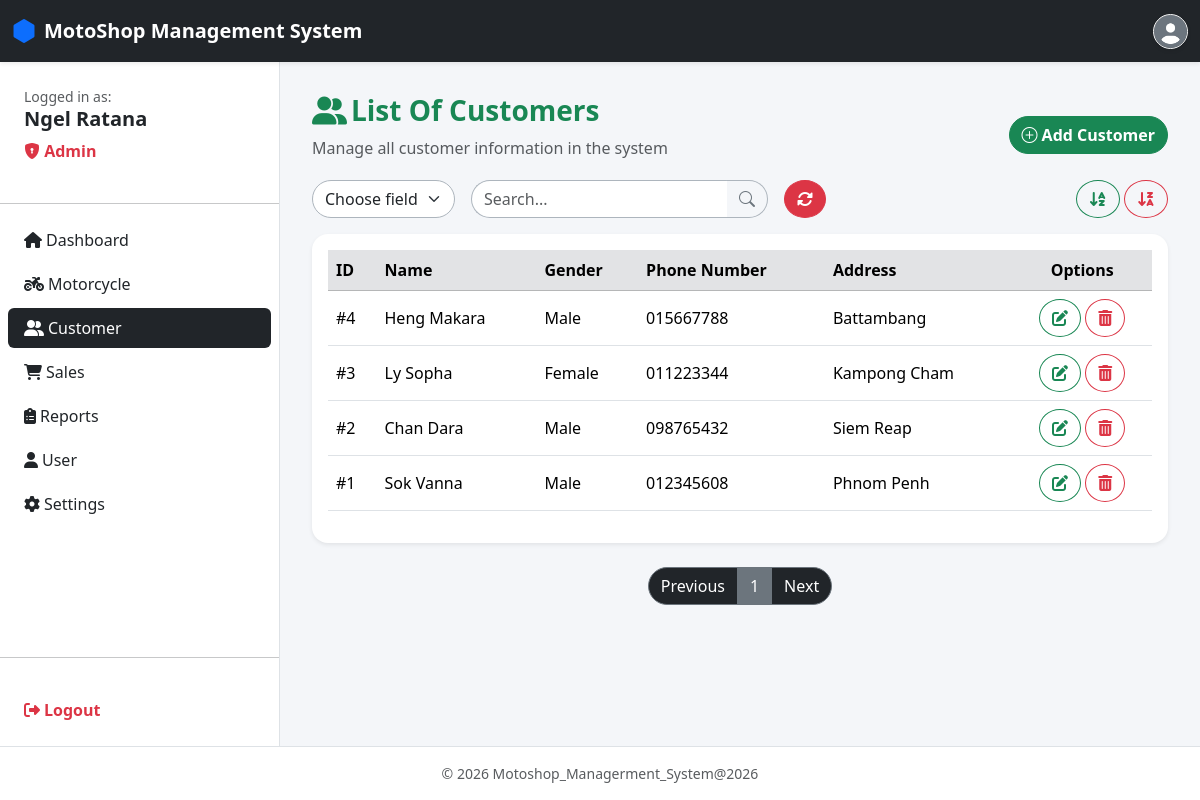
The page /customer.php (signed in) on the database its author committed.
### tables this page shows
CREATE TABLE tblCustomers (
    cusid INT PRIMARY KEY AUTO_INCREMENT,
    cusname VARCHAR(100) NOT NULL,
    gender VARCHAR(10),
    phone VARCHAR(20) UNIQUE,
    address VARCHAR(100)
);

### customers/list.php (the view, shortened to what this page needs)
<div class="d-flex justify-content-between align-items-center mb-1">
    <div>
        <h3 class="fw-bold text-success"><i class="fa-solid fa-user-group me-1"></i>List Of Customers</h3>
        <p class="text-muted">Manage all customer information in the system</p>
    </div>
    <div>
        <a href="customers/add.php" class="btn btn-success rounded-pill fw-bold">
            <i class="bi bi-plus-circle me-1"></i>Add Customer
        </a>
    </div>
</div>
<?php
$search = isset($_POST["txtsearch"]) ? $_POST["txtsearch"] : "";
?>
<fieldset>
    <form method="post" class="d-flex justify-content-between mb-3">
        <div class="text-start row g-3 align-items-center">
            <div class="col-auto">
                <select name="txtfield" class="form-select shadow-none border-dark-subtle rounded-pill">
                    <option value="">Choose field</option>
                </select>
            </div>
            <div class="col-auto d-flex justify-content-between align-items-center">
                <input type="text" name="txtsearch"
                    value="<?php echo ($search) ?>"
                    class="form-control shadow-none border-dark-subtle rounded-start-pill border-end-0" placeholder="Search...">
                <button type="submit" name="btnsearch" class="btn text-secondary shadow-none border-dark-subtle rounded-end-pill border-start-0">
                    <i class="bi-search"></i>
                </button>
            </div>
            <div class="col-auto">
                <button type="submit" name="btnreset" class="btn btn-danger rounded-circle">
                    <i class="fa-solid fa-rotate"></i>
                </button>
            </div>
        </div>
        <div class="text-end">
            <button type="submit" name="btnasc" class="btn btn-outline-success rounded-circle">
                <i class="fa-solid fa-arrow-down-a-z"></i>
            </button>
            <button type="submit" name="btndesc" class="btn btn-outline-danger rounded-circle">
                <i class="fa-solid fa-arrow-down-z-a"></i>
            </button>
        </div>
    </form>
</fieldset>
<div class="table-responsive bg-white rounded-4 shadow-sm p-3">
    <table id="Table" class="table table-hover align-middle">
    <thead>
        <tr class="table-secondary">
            <th>ID</th>
            <th>Name</th>
            <th>Gender</th>
            <th>Phone Number</th>
            <th>Address</th>
            <th class="text-center">Options</th>
        </tr>
    </thead>
   <tbody>
    <?php
    require("db.php");
    $limit = 10;
    $page = isset($_GET['page']) ? (int)$_GET['page'] : 1;
    $start = ($page - 1) * $limit;
    $where = "";
    $order = " ORDER BY cusid DESC";
    $final_sql = "SELECT * FROM tblCustomers $where $order LIMIT $start, $limit";
    $result = $conn->query($final_sql);
    if ($result && $result->num_rows > 0) {
        while ($row = $result->fetch_assoc()) {
            echo "<tr>";
            echo "<td>#" . $row["cusid"] . "</td>";
            echo "<td class='fw-medium'>" . $row["cusname"] . "</td>";
            echo "<td>" . $row["gender"] . "</td>";
            echo "<td>" . $row["phone"] . "</td>";
            echo "<td>" . $row["address"] . "</td>";
            echo "<td class='text-center'>
                <a href='./customers/edit.php?cusid=" . $row["cusid"] . "' class='btn btn-outline-success rounded-circle'>
                <i class='fa-solid fa-pen-to-square'></i>
                </a>
                <a href='./customers/delete.php?cusid=" . $row["cusid"] . "' class='btn btn-outline-danger rounded-circle' onclick='return confirm(\"Are you sure?\");'>
                <i class='fa-solid fa-trash-can'></i>
                </a>
            </td>";
            echo "</tr>";
        }
    } else {
        echo "<tr><td colspan='6' class='py-4 text-danger'>No records found!</td></tr>";
    }
    ?>
</tbody>
</table>
</div>
<?php include 'layout/Pagination.php'; ?>

### assets/css/layout.css (style rules this page uses)
body { min-height: 100vh; display: flex; flex-direction: column; background-color: #f4f6f9; }

### rows shown on the page
tblcustomers: cusid "4", cusname "Heng Makara", gender "Male", phone "015667788", address "Battambang"
tblcustomers: cusid "3", cusname "Ly Sopha", gender "Female", phone "011223344", address "Kampong Cham"
tblcustomers: cusid "2", cusname "Chan Dara", gender "Male", phone "098765432", address "Siem Reap"
tblcustomers: cusid "1", cusname "Sok Vanna", gender "Male", phone "012345608", address "Phnom Penh"

### other values the page prints
$_SESSION['full_name'] "Ngel Ratana"
$_SESSION['role'] "Admin"
